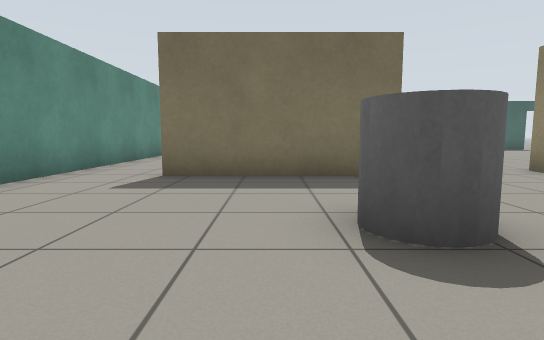
view 1 (above)

20 first-person views from a walk through a Gazebo world. The camera is 0.72 m above the floor, tilts 6° down and sees 80° across. The floor is counted in squares, 1 m on a side. Each view is taken from the middle of a square. On the plan, view 1 faces up. The plan holds only what a view shows up to about 10 squares ahead; the rest is blank. Gazebo's built-in surfaces are drawn with simple patterns.

view 2
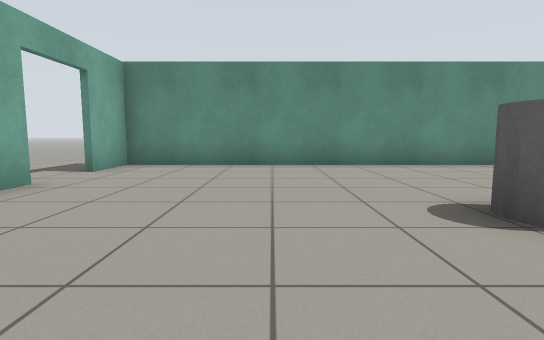

view 3
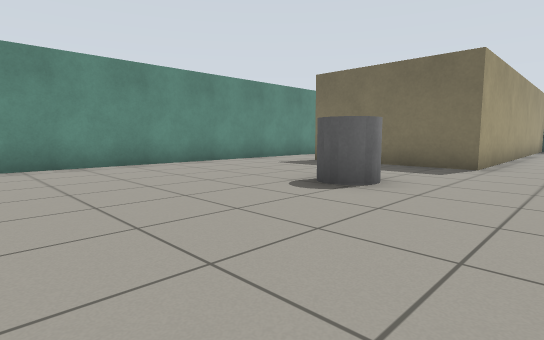

view 4
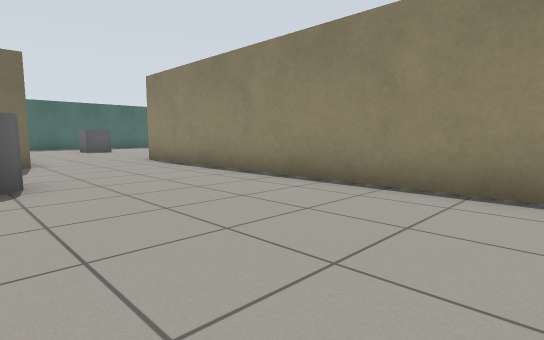

view 5
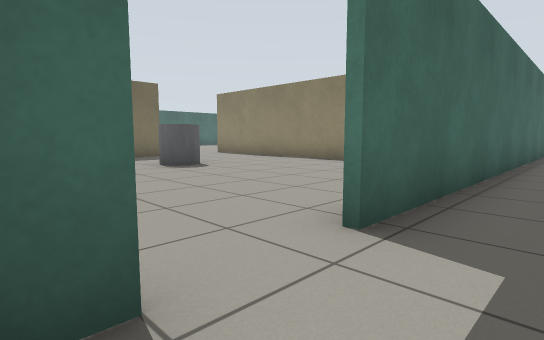

view 6
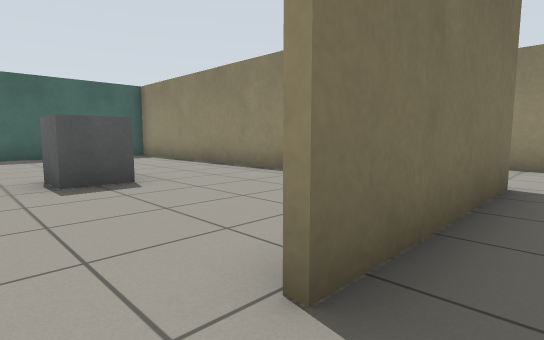

view 7
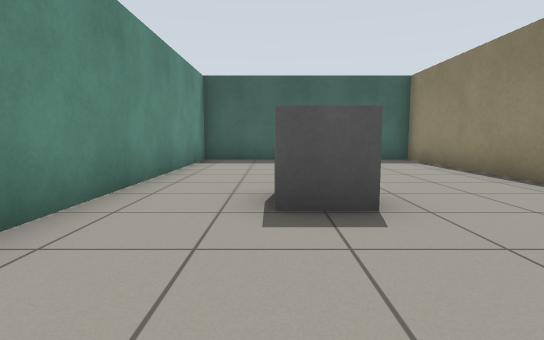

view 8
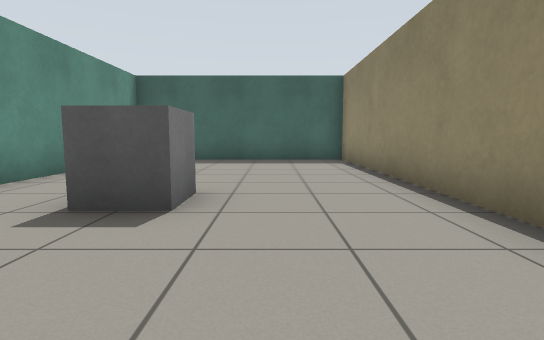

view 9
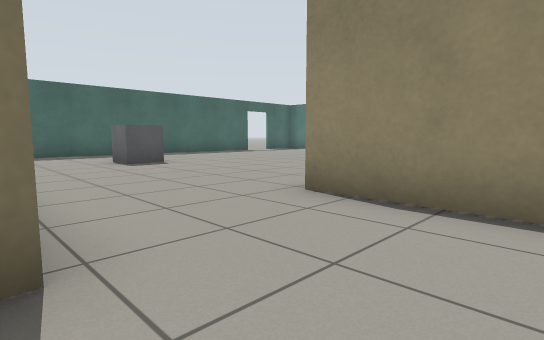

view 10
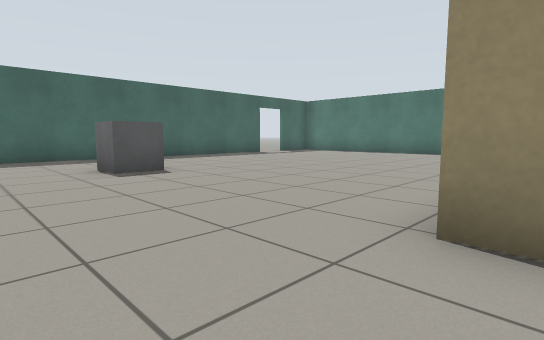

view 11
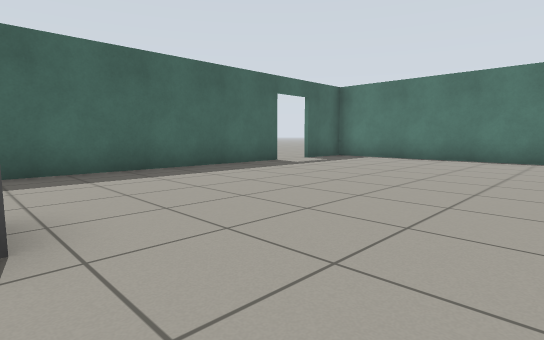

view 12
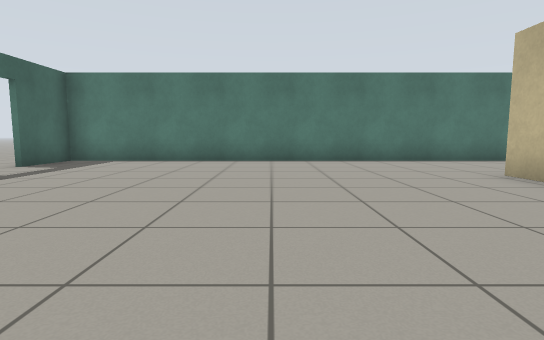

view 13
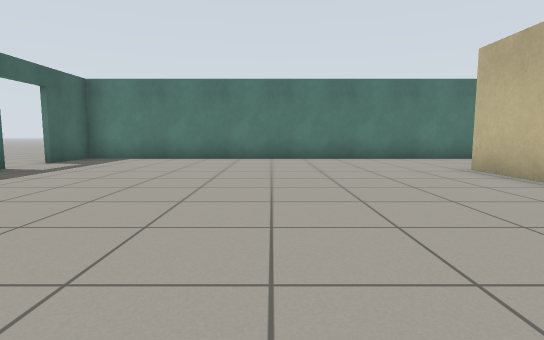

view 14
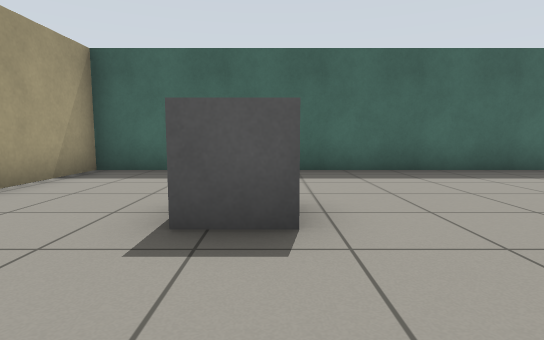

view 15
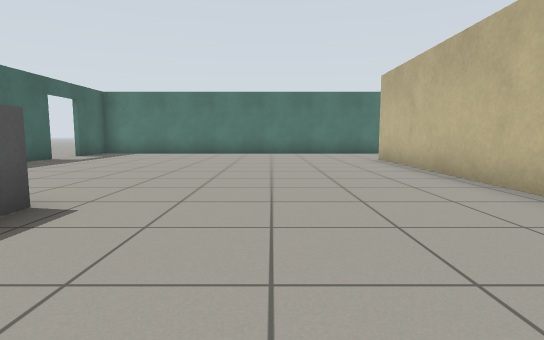

view 16
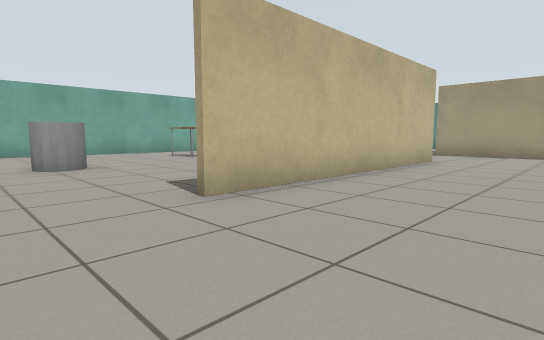

view 17
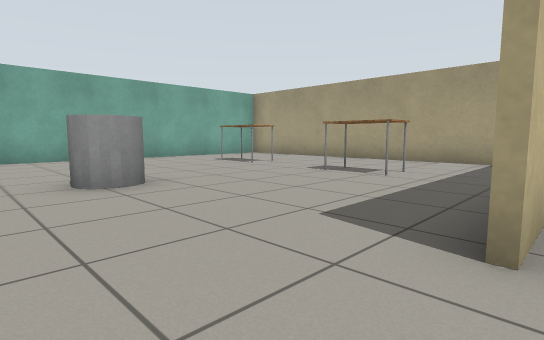

view 18
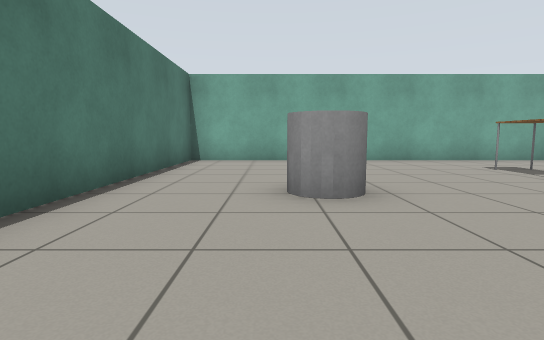

view 19
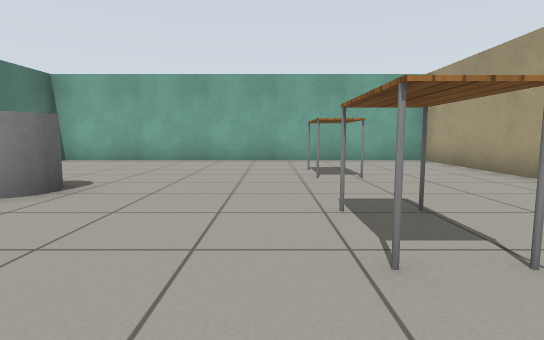

view 20
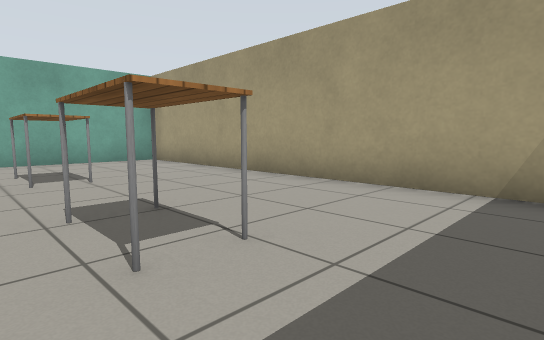

### Floor plan
Points are (right, up) in squares from view 1. A wall is a line through its corners. A room is listed if a view was taken in it or the views show most of it. See-through windows are left out.
Room 1 (views 1, 2, 3, 4, 6, 9, 10)
walls: (-0.9, -3.6) (-0.2, -3.6); (5.4, -2.8) (5.4, 6.7); (2.3, 7.5) (2.3, 5.8) (-2, 5.8); (-4, 5.6) (-4, -3.6) (-2.4, -3.6)
ways out: open door at (-1.5, -4) to room 2; opening at (-2.5, 6) to room 3; opening at (3.5, 6.5) to room 4
objects: grey cylinder (1, 2) to (1, 3)
Room 2 (view 5)
walls: (-2.4, -3.8) (-3, -3.8); (10.1, -3.8) (-0.9, -3.8)
ways out: open door at (-1.5, -4) to room 1
Room 3 (views 7, 8)
walls: (2.1, 9.5) (2.1, 16.9); (1.9, 16.8) (-4, 16.8) (-4, 5.6)
ways out: opening at (-2.5, 6) to room 1
objects: grey box (-2, 10) to (-1, 11)
Room 4 (views 11, 12, 13, 14, 15, 16)
walls: (13.1, 16.8) (1.9, 16.8); (5.4, 6.7) (13, 6.7); (2.3, 10.6) (2.3, 7.5); (2.3, 16.9) (2.3, 14.4); (16.4, 7.6) (16.4, 16.8) (14.5, 16.8)
ways out: opening at (3.5, 6.5) to room 1; opening at (14, 8) to room 5; open door at (13.5, 17)
objects: grey box (5, 13) to (6, 13)
Room 5 (views 17, 18, 19, 20)
walls: (5.5, 5.8) (5.5, -3.6) (16.4, -3.6) (16.4, 7.6)
ways out: opening at (14, 8) to room 4
objects: table (9, -1) to (9, 0); table (9, 3) to (9, 4); grey cylinder (13, 2) to (14, 2)

Positions as (right, up) in squares from view 1, and headings:
1: (0, 0), facing up
2: (4, 0), facing left
3: (4, -2), facing up-left
4: (1, -3), facing up-right
5: (-3, -5), facing up-right
6: (-3, 5), facing up-right
7: (-2, 7), facing up
8: (0, 7), facing up
9: (2, 4), facing up-right
10: (3, 6), facing up-right
11: (6, 10), facing up-right
12: (7, 11), facing right
13: (6, 11), facing right
14: (6, 10), facing up
15: (3, 10), facing right
16: (15, 10), facing down-left
17: (15, 7), facing down-left
18: (14, 6), facing down
19: (10, 6), facing down
20: (10, 6), facing down-left
